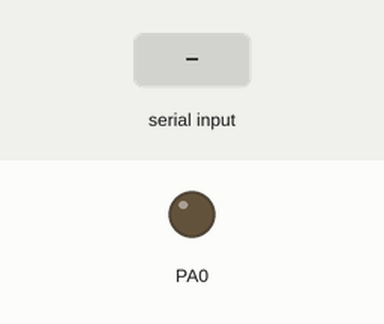
A program run on a simulated ATmega32, built with avr-gcc and emulated at 16 MHz. Shown: output pins drawn as LEDs (lit = HIGH). Inputs (shaded band) come from the test bench.

Above: at 1.2 s.
1.3 s: "a" received over Serial
At 2.2 s:
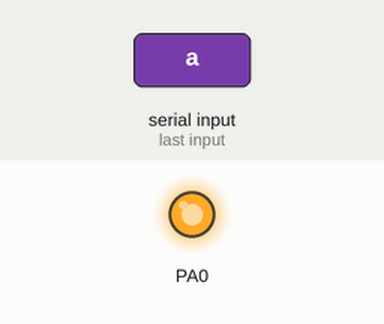
Timing chart, 0 to 4.3 s (numbered marks = the images above; inputs shaded):
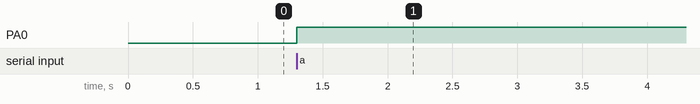

The program:

main.c
```c
/*
 * main.c
 *
 *  Created on: Apr 21, 2017
 *      Author: Mohamed Tarek
 */
#undef F_CPU
#define FCPU 16000000ul
#include "DIO.h"
#include "Registers.h"
#include "Datatypes.h"
#include "avr/interrupt.h"
#include "UART.h"
#include "util/delay.h"
#include "Macros.h"


int main(void)
{
//	UCSRA = 0x00;
//	UCSRB = 0b10010000;
//	UCSRC = 0b10000110;
//	UBRRL = 104;		// Baud Rate = 9600 bps
//	SET_BIT(SREG,7);
	DIO_SetPinDirection(0,0,OUTPUT);
	UART_init();
	while(1)
	{

	}
	return 0;
}
ISR(USART_RXC_vect)
{
	if(UDR == 'a')
	{
		DIO_TogglePin(0,0);
	}
}
```

ADC.c
```c
/*
 * ADC.c
 *
 *  Created on: Mar 31, 2017
 *      Author: Mohamed Tarek
 */

#include "Datatypes.h"
#include "ADC_cfg.h"
#include "Macros.h"
#include "Registers.h"

void ADC_init(void)
{
	ADMUX = REF_VOLTAGE_SOURCE | (LEFT_ADJUST<<5)  |INITIAL_CHANNEL ;
	ADCSRA = (ADC_EN << 7) | SELECT_MODE | (ADC_INT_EN << 3) | ADC_PRESCALLER;

#if(SELECT_MODE == AUTO_TRIGGER)
	SFIOR = TRIG_SOURCE;
	#if(TRIG_SOURCE == FREE_RUNNING)
		SET_BIT(ADCSRA,6);
	#endif
#endif

#if(ADC_INT_EN == TRUE)
	SET_BIT(SREG,7);
#endif
}

void ADC_StartConversion(void)
{
	SET_BIT(ADCSRA,6);
#if((SELECT_MODE == AUTO_TRIGGER) && (TRIG_SOURCE == FREE_RUNNING))
#warning "Conversion already started in ADC_init Function"
#endif

}

u8 ADC_GetIntFlag(void)
{
	return GET_BIT(ADCSRA,4);
}

void ADC_ClearIntFlag(void)
{
#if(ADC_INT_EN == FALSE)
	SET_BIT(ADCSRA,4);
#endif
}

void ADC_DataAdjustment(u8 adj)
{
	if(adj == LEFT)
	{
		SET_BIT(ADMUX,5);
	}
	else if(adj == RIGHT)
	{
		CLEAR_BIT(ADMUX,5);
	}
	else{}
}

u16 ADC_Read_10Bit(void)
{
	return ADCLH;
}

u8 ADC_Read_8Bit(void)
{
	return ADCH;

}

void ADC_ChangeChannel(u8 Channel)
{
	ADMUX |= Channel;
}
```

Datatypes.h
```c
/*
 * Typedef.h
 *
 *  Created on: Mar 5, 2017
 *      Author: Mohamed Tarek
 */

#ifndef DATATYPES_H_
#define DATATYPES_H_

typedef unsigned char u8;
typedef signed char s8;
typedef unsigned int u16;
typedef signed int s16;
typedef long unsigned int u32;
typedef float f32;
typedef double f64;
#define INPUT	0
#define OUTPUT	1

struct Keypad
{
	u16 Button0 :1;
	u16 Button1 :1;
	u16 Button2 :1;
	u16 Button3 :1;
	u16 Button4 :1;
	u16 Button5 :1;
	u16 Button6 :1;
	u16 Button7 :1;
	u16 Button8 :1;
	u16 Button9 :1;
	u16 Button10 :1;
	u16 Button11 :1;
	u16 Button12 :1;
	u16 Button13 :1;
	u16 Button14 :1;
	u16 Button15 :1;
};


#endif /* DATATYPES_H_ */
```

Macros.h
```c
/*
 * Macros.h
 *
 *  Created on: Mar 4, 2017
 *      Author: Mohamed Tarek
 */

#ifndef MACROS_H_
#define MACROS_H_

#define SET_BIT(R,BIT_NUMBER) R|=(1<<BIT_NUMBER)
#define CLEAR_BIT(R,BIT_NUMBER) R&=~(1<<BIT_NUMBER)
#define TOGGLE_BIT(R,BIT_NUMBER) R^=(1<<BIT_NUMBER)
#define GET_BIT(R,BIT_NUMBER) ((R&(1<<BIT_NUMBER))>>BIT_NUMBER)

#endif /* MACROS_H_ */
```

MotorRelay.h
```c
/*
 * MotorRelay.h
 *
 *  Created on: Mar 18, 2017
 *      Author: Mohamed Tarek
 */

#ifndef MOTORRELAY_H_
#define MOTORRELAY_H_


#define STOP 0
#define RIGHT 1
#define LEFT 2

void MotorRelay_init(void);
void MotorRelay_Right(void);
void MotorRelay_Left(void);
void MotorRelay_Free(void);
void MotorRelay_Break(void);
u8 MotorRelay_Status(void);


#endif /* MOTORRELAY_H_ */
```

Motor_Relay.c
```c
/*
 * Motor_Relay.c
 *
 *  Created on: Mar 18, 2017
 *      Author: Mohamed Tarek
 */
#include "MotorRelay_cfg.h"
#include "Datatypes.h"
#include "DIO.h"
#include "MotorRelay.h"
static u8 status;

void MotorRelay_init(void){
	DIO_SetPinDirection(MotorPort,MotorPin1,OUTPUT);
	DIO_SetPinDirection(MotorPort,MotorPin2,OUTPUT);
	DIO_SetPinValue(MotorPort,MotorPin1,0);
	DIO_SetPinValue(MotorPort,MotorPin2,0);
	status =STOP;
}

void MotorRelay_Right(void){
	DIO_SetPinValue(MotorPort,MotorPin1,1);
	DIO_SetPinValue(MotorPort,MotorPin2,0);
	status =RIGHT;
}

void MotorRelay_Left(void){
	DIO_SetPinValue(MotorPort,MotorPin1,0);
	DIO_SetPinValue(MotorPort,MotorPin2,1);
	status =LEFT;
}

void MotorRelay_Free(void){
	DIO_SetPinValue(MotorPort,MotorPin1,0);
	DIO_SetPinValue(MotorPort,MotorPin2,0);
	status =STOP;
}
void MotorRelay_Break(void){
	DIO_SetPinValue(MotorPort,MotorPin1,1);
	DIO_SetPinValue(MotorPort,MotorPin2,1);
	status =STOP;
}

u8 MotorRelay_Status(void){
	return status;
}
```

PWM1.c
```c
/*
 * PWM1.c
 *
 *  Created on: Apr 9, 2017
 *      Author: Mohamed Tarek
 */
#include "Registers.h"
#include "Datatypes.h"
#include "DIO.h"
#include "PWM1_cfg.h"
#undef F_CPU
#define F_CPU 16000000ul

static f32 T_PWM;
static f32 NO_ticks_cycle;
#define MILLI_SCALE 1000

void PWM_init(void)
{
	TCCR1A = PWM_PINS | 0b00000010;
	TCCR1B = 0b00011000 | PRESCALER;

#if(PWM_PINS == OC1A)
	DIO_SetPinDirection(3,5,OUTPUT);
#elif(PWM_PINS == OC1B)
	DIO_SetPinDirection(3,4,OUTPUT);
#elif(PWM_PINS == OC1AB)
	DIO_SetPinDirection(3,5,OUTPUT);
	DIO_SetPinDirection(3,4,OUTPUT);
#endif
}

void PWM_SetFreq(f32 Freq_PWM)
{
//	f32 T_tick = 1/(16000000/PRESCALER_VALUE);
// Freq_tick = F_CPU/PRESCALER_VALUE =1/ T_tick
//	NO_ticks_cycle = T_cycle / T_tick;
	T_PWM = 1/Freq_PWM;
	NO_ticks_cycle = (F_CPU)/(Freq_PWM *PRESCALER_VALUE);
	ICR1A = NO_ticks_cycle;
}


void PWM_SetDutyCycle1A(f32 DutyCycle1A)
{
#if((PWM_PINS == OC1A) || (PWM_PINS == OC1AB))
	f32 value =(DutyCycle1A * NO_ticks_cycle)/(T_PWM * MILLI_SCALE);
	OCR1A = value;
#endif
}


void PWM_SetDutyCycle1B(f32 DutyCycle1B)
{
#if((PWM_PINS == OC1B) || (PWM_PINS == OC1AB))
	f32 value =(DutyCycle1B * NO_ticks_cycle)/(T_PWM * MILLI_SCALE);
	OCR1B = value;
#endif
}
```

PWM1.h
```c
/*
 * PWM1.h
 *
 *  Created on: Apr 10, 2017
 *      Author: Mohamed Tarek
 */

#ifndef PWM1_H_
#define PWM1_H_

void PWM_init(void);
void PWM_SetFreq(f32 Freq_PWM);
void PWM_SetDutyCycle1A(f32 DutyCycle1A);
void PWM_SetDutyCycle1B(f32 DutyCycle1B);

#endif /* PWM1_H_ */
```

Servo1.c
```c
/*
 * Servo1.c
 *
 *  Created on: Apr 14, 2017
 *      Author: Mohamed Tarek
 */
#include "Servo1_cfg.h"
#include "PWM1_cfg.h"
#include "Registers.h"
#include "Datatypes.h"
#include "PWM1.h"

void Servo1_init(void)
{
#undef PWM_PINS
#define PWM_PINS	SERVO_PINS
#undef	PRESCALER
#define PRESCALER 	SERVO_PRESCALER
	PWM_init();
	PWM_SetFreq(SERVO_FREQ);

}

void Servo1A_Test(f32 Duty_Cycle)			// used to test the range of and get limits of servo
{
	PWM_SetDutyCycle1A(Duty_Cycle);
}


void Servo1A_SetAngle(f32 Angle)
{
#if(SERVO_1A == ON)
	f32 DutyCycle_Angle;
	DutyCycle_Angle = (((DUTY_CYCLE1A_180DEG - DUTY_CYCLE1A_0DEG)* Angle )/180)+ DUTY_CYCLE1A_0DEG;
	PWM_SetDutyCycle1A(DutyCycle_Angle);
#endif
}


void Servo1B_SetAngle(f32 Angle)
{
#if(SERVO_1B == ON)
	f32 DutyCycle_Angle;
	DutyCycle_Angle = (((DUTY_CYCLE1B_180DEG - DUTY_CYCLE1B_0DEG)* Angle )/180)+ DUTY_CYCLE1B_0DEG;
	PWM_SetDutyCycle1B(DutyCycle_Angle);
#endif
}
```

Timer0.c
```c
/*
 * Timer0.c
 *
 *  Created on: Apr 6, 2017
 *      Author: Mohamed Tarek
 */
#include "Datatypes.h"
#include "Timer0_cfg.h"
#include "DIO.h"
#include "Registers.h"
#include "Macros.h"
#include "AVR/interrupt.h"

void(*Gptr)(void) ;

void Timer0_init(void)
{
	TCCR0 = TIMER0_MODE | OC0_PIN_FUNC | PRESCALER;

#if(TIMER0_MODE == CTC)
	OCR0 = CTC_COMP_VALUE;
#endif

#if((TIMER0_INT_EN == TRUE) && (TIMER0_MODE == CTC))
	TIMSK = 0b00000010;
	SET_BIT(SREG,7);
#elif((TIMER0_INT_EN == TRUE) &&(TIMER0_MODE == OVF))
	SET_BIT(SREG,7);
	TIMSK =	0b00000001;

#endif
}

void Timer0_Preload_ForceComp(void)
{
	SET_BIT(TCCR0,7);
}

void Timer0_CTC_CompValue(u8 Value)
{
#if(TIMER0_MODE == CTC)
	OCR0 = Value;
#endif
}

u8 Timer0_GetIntFlag(void)
{
#if(TIMER0_MODE == OVF)
	return TIFR;
#elif(TIMER_MODE == CTC)
	return (GET_BIT(TIFR,1));
#endif
}

void Timer0_ClearIntFlag(void)
{
#if(TIMER0_MODE == OVF)
	CLEAR_BIT(TIFR,0);
#elif(TIMER_MODE == CTC)
	CLEAR_BIT(TIFR,1);
#endif
}


void Timer0_Set_OVF_ISR( void(*ptr)(void))
{
	Gptr = ptr;

}

ISR(TIMER0_OVF_vect)
{
	Gptr();
}
```

UART.c
```c
/*
 * UART.c
 *
 *  Created on: Apr 21, 2017
 *      Author: Mohamed Tarek
 */
#include "Datatypes.h"
#include "DIO.h"
#include "Macros.h"
#include "UART_cfg.h"
#include "Registers.h"

void UART_init(void)
{
	UCSRA = 0x0 | (DOUBLE_SPEED<<1) | (MULTI_PROCESSOR);
	UCSRB = (RECIEVE_INT_EN << 7)|(TRANSMIT_INT_EN<<6)|(UDR_EMPTY_INT_EN<<5)|(RECIEVE_EN<<4)|(TRANSMIT_EN<<3)|(CHARACTER_SIZE&(1<<2));
	UCSRC = SET_BIT(UCSRC,7)|(MODE<<6)|PARITY_MODE|(STOP_BIT<<3)|(GET_BIT(CHARACTER_SIZE,1)<<2)|(GET_BIT(CHARACTER_SIZE,0)<<1);
#if(BAUD_RATE <= 255)
	UBRRL =BAUD_RATE;
#else
	CLEAR_BIT(UCSRC,7);		// For HIGHER BAUD Rates
	UBRRL =BAUD_RATE;
	URRLH =0b00000001;
#endif

#if(TRANSMIT_INT_EN == ON)|| (RECIEVE_INT_EN == ON)|| (UDR_EMPTY_INT_EN == ON)
	SET_BIT(SREG,7);
#endif
}

u16 UART_ReadData(void)
{
	u16 read=0;
#if(CHARACTER_SIZE == BIT_9)
	read = (GET_BIT(UCSRB,1)<<8);		// read ninth bit
#endif
	read =UDR;						// read low eight bits
	return read;
}

void UART_TransmitData(u16 Data)
{
	while(GET_BIT(UCSRA,5) != 1);
#if(CHARACTER_SIZE == BIT_9)
	CLEAR_BIT(UCSRB,0);			// atmn enha fadya :)
	UCSRB = GET_BIT(Data,8);
#endif
	UDR = Data;
#if(TRANSMIT_INT_EN == OFF)
	CLEAR_BIT(UCSRA,6);
#endif
}
```

UART.h
```c
/*
 * UART.h
 *
 *  Created on: Apr 21, 2017
 *      Author: Mohamed Tarek
 */

#ifndef UART_H_
#define UART_H_

void UART_init(void);
u16 UART_ReadData(void);
void UART_TransmitData(u16 Data);

#endif /* UART_H_ */
```

ADC_cfg.h
```c
/*
 * ADC_cfg.h
 *
 *  Created on: Mar 31, 2017
 *      Author: Mohamed Tarek
 */

#ifndef ADC_CFG_H_
#define ADC_CFG_H_

#define LEFT 	1
#define RIGHT 	0
#define TRUE	1
#define FALSE	0

#define EXTERNAL_AREF	0b00000000
#define INTERNAL_AVCC	0b01000000
#define INTERNAL_2_56V	0b11000000

#define ADC0	0b00000000
#define ADC1	0b00000001
#define ADC2	0b00000010
#define ADC3	0b00000011
#define ADC4	0b00000100
#define ADC5	0b00000101
#define ADC6	0b00000110
#define ADC7	0b00000111

// Auto Trigger
#define FREE_RUNNING	0b00000000
#define ANALOG_COMPARATOR	0b00100000
#define EXTERNAL_INTERRUPT0	0b01000000

// Pre_scaler
#define PRE_16	0b00000100
#define PRE_32	0b00000101
#define PRE_64	0b00000110


#define SINGLE_CONVERSION	0b00000000
#define AUTO_TRIGGER	0b00100000

/* Configuration */

// ADMUX
#define REF_VOLTAGE_SOURCE	INTERNAL_AVCC
#define LEFT_ADJUST			FALSE
#define INITIAL_CHANNEL		ADC0

// ADCSRA
#define ADC_EN 			TRUE
#define SELECT_MODE		AUTO_TRIGGER

#define ADC_INT_EN 		FALSE
#define ADC_PRESCALLER	PRE_64

#define TRIG_SOURCE		FREE_RUNNING
#endif /* ADC_CFG_H_ */
```

Keypad_cfg.h
```c
/*
 * Keypad_cfg.h
 *
 *  Created on: Mar 12, 2017
 *      Author: Mohamed Tarek
 */

#ifndef KEYPAD_CFG_H_
#define KEYPAD_CFG_H_

#define OFF	0

#define R0 30
#define R1 OFF
#define R2	OFF
#define R3	OFF

#define C0 31
#define C1 OFF
#define C2	OFF
#define C3	OFF


#endif /* KEYPAD_CFG_H_ */
```

LCD_cfg.h
```c
/*
 * LCD_Cfg.h
 *
 *  Created on: Mar 10, 2017
 *      Author: Mohamed Tarek
 */

#ifndef LCD_CFG_H_
#define LCD_CFG_H_

#define	DATA_PORT	2
#define E_PIN		30		// in port A
#define	RS_PIN		31		// in port B


#endif /* LCD_CFG_H_ */
```

MotorRelay_cfg.h
```c
/*
 * MotorRelay_cfg.h
 *
 *  Created on: Mar 18, 2017
 *      Author: Mohamed Tarek
 */

#ifndef MOTORRELAY_CFG_H_
#define MOTORRELAY_CFG_H_


#define MotorPort 1
#define MotorPin1 1
#define MotorPin2 0


#endif /* MOTORRELAY_CFG_H_ */
```

PWM1_cfg.h
```c
/*
 * PWM1_cfg.h
 *
 *  Created on: Apr 9, 2017
 *      Author: Mohamed Tarek
 */

#ifndef PWM1_CFG_H_
#define PWM1_CFG_H_


#define PRESCALER_8		0b00000010
#define PRESCALER_64	0b00000011
#define PRESCALER_256 	0b00000100

#define OC1A 	0b10000000		// in Fast_PWM mode
#define OC1B	0b00100000		// in Fast_PWM mode
#define OC1AB	0b10100000

/* PWM Configuration */

// Select Prescaler and Pin
#define PRESCALER	PRESCALER_64
#define PWM_PINS	OC1AB


/***************************************************************************/

#if(PRESCALER == PRESCALER_64)
#define  PRESCALER_VALUE	64
#endif

#if(PRESCALER == PRESCALER_256)
#define  PRESCALER_VALUE	256
#endif


#endif /* PWM1_CFG_H_ */
```

Servo1_cfg.h
```c
/*
 * Servo1_cfg.h
 *
 *  Created on: Apr 14, 2017
 *      Author: Mohamed Tarek
 */

#ifndef SERVO1_CFG_H_
#define SERVO1_CFG_H_
#define  ON		1
#define  OFF	0


/* Servo Driver */		// Values for Both Servos
#define SERVO_FREQ			50 		// HZ
#define SERVO_PRESCALER		PRESCALER_64

/* Servo 1A */   // Connected to Pin OC1A
#define SERVO_1A				ON
#define DUTY_CYCLE1A_0DEG		0.5	// ms
#define DUTY_CYCLE1A_180DEG		2.25 	//ms


/* Servo 1B */  // Connected to Pin OC1B
#define SERVO_1B				ON
#define DUTY_CYCLE1B_0DEG		0.65	// ms
#define DUTY_CYCLE1B_180DEG		2.1 	//ms
/***********************************************************************************/
// Note : GO in PWM_cfg and Set PWM PINS in PWM Drivers OC1A or OC1B or OC1AB & Prescaler
/***********************************************************************************/

//
//#if((SERVO_1A == ON) && (SERVO_1B == OFF))
//#define SERVO_PINS				OC1A
//#endif
//
//#if((SERVO_1B == ON) && (SERVO_1A == OFF))
//#define SERVO_PINS				OC1B
//#endif
//
//#if((SERVO_1A ==ON) && (SERVO1_1B == ON))		// Both Pins are ON
//#define	SERVO_PINS				OC1AB
//#endif


#endif /* SERVO1_CFG_H_ */
```

Timer0_cfg.h
```c
/*
 * Timer0_cfg.h
 *
 *  Created on: Apr 6, 2017
 *      Author: Mohamed Tarek
 */

#ifndef TIMER0_CFG_H_
#define TIMER0_CFG_H_

#define TRUE	1
#define FALSE	0

#define	OVF 0b00000000
#define CTC	0b00001000

#define DISCONNECTED	0b00000000
#define TOGGLE			0b00010000
#define CLEAR			0b00100000
#define SET				0b00110000

#define TIMER_OFF		0b00000000
#define NO_PRESCALING	0b00000001
#define PRESCALER_8		0b00000010
#define PRESCALER_64	0b00000011
#define PRESCALER_256	0b00000100
#define PRESCALER_1024	0b00000101

/* Configuration */
#define TIMER0_MODE	OVF
#define OC0_PIN_FUNC	DISCONNECTED
#define PRESCALER	PRESCALER_1024
#define TIMER0_INT_EN	TRUE
#define CTC_COMP_VALUE	128
/***********************************************************************/


#endif /* TIMER0_CFG_H_ */
```

UART_cfg.h
```c
/*
 * UART_cfg.h
 *
 *  Created on: Apr 25, 2017
 *      Author: Mohamed Tarek
 */

#ifndef UART_CFG_H_
#define UART_CFG_H_

#define ON 1
#define OFF	0
#define SYNCHRONOUS 	1
#define ASYNCHRONOUS	0
#define DISABLED		0b00000000
#define EVEN_PARITY		0b00100000
#define ODD_PARITY		0b00110000
#define ONE_BIT			0
#define TWO_BIT			1
#define	BIT_5			0b00000000
#define BIT_6			0b00000001
#define BIT_7			0b00000010
#define BIT_8			0b00000011
#define BIT_9			0b00000111
#define RATE_9600		103
/* UART Configuration */

#define MODE	ASYNCHRONOUS
#define TRANSMIT_EN			OFF
#define RECIEVE_EN			ON
#define PARITY_MODE			DISABLED
#define STOP_BIT			ONE_BIT
#define CHARACTER_SIZE		BIT_8
#define BAUD_RATE			RATE_9600	//bps
// Interrupt
#define TRANSMIT_INT_EN		OFF
#define RECIEVE_INT_EN		ON
#define UDR_EMPTY_INT_EN	OFF


#define DOUBLE_SPEED		OFF
#define MULTI_PROCESSOR		OFF


#endif /* UART_CFG_H_ */
```

Keypad.c
```c
/*
 * Keypad.c
 *
 *  Created on: Mar 12, 2017
 *      Author: Mohamed Tarek
 */

#include "Datatypes.h"
#include "Keypad_cfg.h"
#include "DIO.h"

void Keypad_init(void){
#if(R0 != OFF)
	DIO_PinDirection(R0,OUTPUT);
#endif
#if(R1 != OFF)
	DIO_PinDirection(R1,OUTPUT);
#endif
#if(R2 != OFF)
	DIO_PinDirection(R2,OUTPUT);
#endif
#if(R3 != OFF)
	DIO_PinDirection(R3,OUTPUT);
#endif
#if(C0 != OFF)
	DIO_PinDirection(C0,INPUT);
	DIO_PinValue(C0,1);		// Pull up resistance enable
#endif
#if(C1 != OFF)
	DIO_PinDirection(C1,INPUT);
	DIO_PinValue(C1,1);		// Pull up resistance enable
#endif
#if(C2 != OFF)
	DIO_PinDirection(C2,INPUT);
	DIO_PinValue(C2,1);		// Pull up resistance enable
#endif
#if(C3 != OFF)
	DIO_PinDirection(C3,INPUT);
	DIO_PinValue(C3,1);		// Pull up resistance enable
#endif

}

u8 Keypad_ReadButton(u8 Button_Number){
	u8 arr_row[4] = {R0,R1,R2,R3};
	u8 arr_col[4] = {C0,C1,C2,C3};
	u8 Return_Value;
	u8 row,col;
	row = Button_Number / 4;
	col = Button_Number % 4;

	DIO_PinValue(R0,1);
	DIO_PinValue(R1,1);
	DIO_PinValue(R2,1);
	DIO_PinValue(R3,1);

	DIO_PinValue(arr_row[row],0);
	Return_Value = DIO_GetPin(arr_col[col]);
	return Return_Value;
}

struct Keypad Keypad_Scan(void){
	u8 arr_row[4] = {R0,R1,R2,R3};
	u8 arr_col[4] = {C0,C1,C2,C3};
	u8 row,col,i;
	struct Keypad Mykeypad;
	u8 arr[16];

	for(i=0 ; i<16;i++)
	{
		row = i / 4;
		col = i % 4;

		DIO_PinValue(R0,1);
		DIO_PinValue(R1,1);
		DIO_PinValue(R2,1);
		DIO_PinValue(R3,1);
		DIO_PinValue(arr_row[row],0);
		arr[i] = DIO_GetPin(arr_col[col]);

	}
		Mykeypad.Button0 = arr[0];
		Mykeypad.Button1 = arr[1];
		Mykeypad.Button2 = arr[2];
		Mykeypad.Button3 = arr[3];
		Mykeypad.Button4 = arr[4];
		Mykeypad.Button5 = arr[5];
		Mykeypad.Button6 = arr[6];
		Mykeypad.Button7 = arr[7];
		Mykeypad.Button8 = arr[8];
		Mykeypad.Button9 = arr[9];
		Mykeypad.Button10 = arr[10];
		Mykeypad.Button11 = arr[11];
		Mykeypad.Button12 = arr[12];
		Mykeypad.Button13 = arr[13];
		Mykeypad.Button14 = arr[14];
		Mykeypad.Button15 = arr[15];

		return Mykeypad;
}
```

LCD.c
```c
/*
 * LCD.c
 *
 *  Created on: Mar 11, 2017
 *      Author: Mohamed Tarek
 */
#undef F_CPU
#define F_CPU 16000000ul
#include "LCD_Cfg.h"
#include "DIO.h"
#include "Datatypes.h"
#include "util/delay.h"


void LCD_WriteData(u8 Data){
	DIO_PinValue(RS_PIN,1);

	DIO_SetPortValue(DATA_PORT,Data);
	DIO_PinValue(E_PIN,1);
	_delay_ms(2);
	DIO_PinValue(E_PIN,0);
	_delay_ms(2);
}

void LCD_WriteCommand(u8 Command){
	DIO_PinValue(RS_PIN,0);

	DIO_SetPortValue(DATA_PORT,Command);
	DIO_PinValue(E_PIN,1);
	_delay_ms(2);
	DIO_PinValue(E_PIN,0);
	_delay_ms(2);
}

void LCD_init(void){
	DIO_SetPortDirection(DATA_PORT,OUTPUT);
	DIO_PinDirection(RS_PIN,OUTPUT);
	DIO_PinDirection(E_PIN,OUTPUT);
	LCD_WriteCommand(0x01);
	_delay_ms(50);
	LCD_WriteCommand(0x0c);
	LCD_WriteCommand(0x38);
}

void LCD_WriteString(u8 str[16])
{
	u8 i;

	for(i=0;i<16;i++)
	{
		if(str[i] != '\0')
		{

			LCD_WriteData(str[i]);
		}
		else
		{
			i=16;
		}
	}
}

void LCD_WriteNumber(u16 value)
{	// 5 digits only
//	LCD_WriteData(48 + (value/10000));
//	LCD_WriteData(48 +((value/1000)%10));
	LCD_WriteData(48 + (value/100)%10);
	LCD_WriteData(48 + (value%100)/10);
	LCD_WriteData(48 + (value%10));
//	LCD_WriteData(48 + (value*10));
}
//void LCD_WriteFloat(f32 value)
//{
//	u8 x,i;
//	for(i=0;i<6;i++)
//	{
//		x = value/10;
//		value = value%10;
//		if(x == 46)
//		{
//			LCD_WriteData(46);
//		}
//		else
//		{
//			LCD_WriteData(48 + x);
//		}
//	}
//}

void LCD_ClearScreen(void)
{
	LCD_WriteCommand(0x01);
}

void LCD_MoveCu(u8 y_pos , u8 x_pos)
{
	if(y_pos == 0)
	{
		LCD_WriteCommand(0x80+x_pos);
	}
	else if(y_pos == 1)
	{
		LCD_WriteCommand(0xc0 + x_pos);
	}
}
```

Source omitted: DIO.c (2613 bytes), DIO.h (797 bytes), Registers.h (1489 bytes)

Measured:
- after the input at 1.3 s, PA0: LOW → HIGH at once
